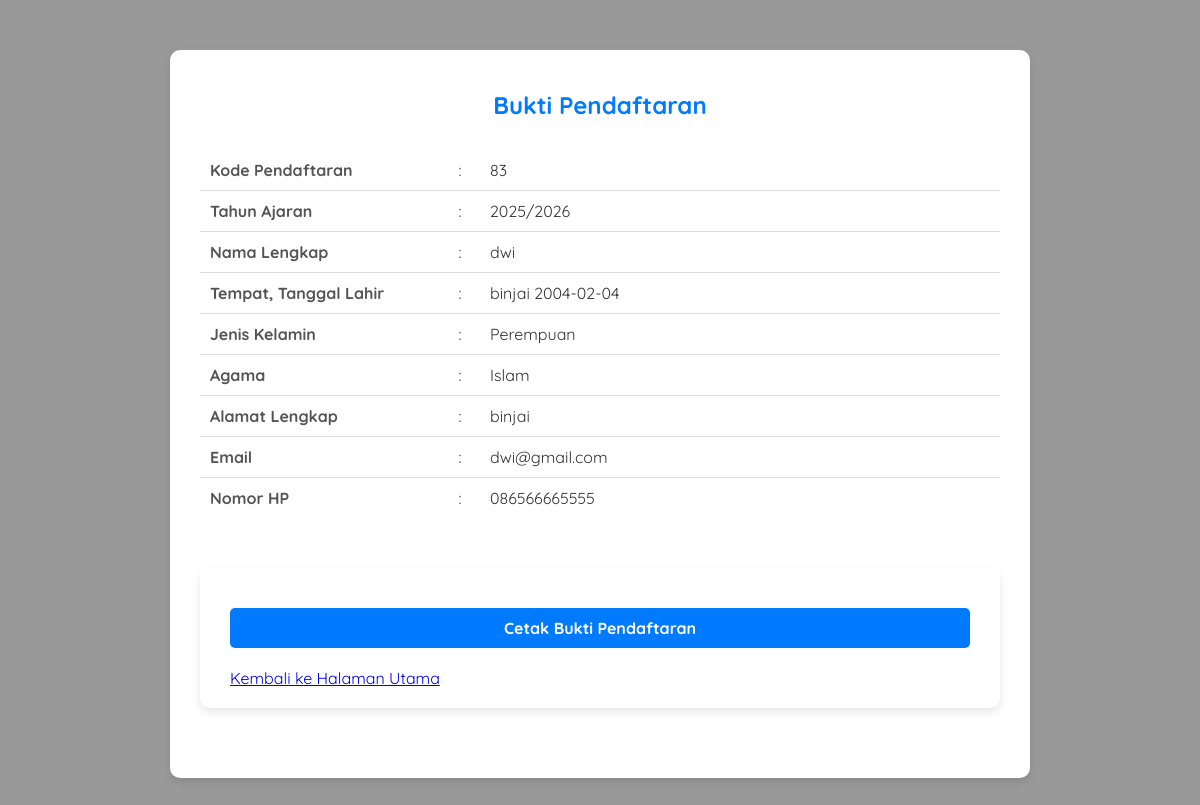
The page /bukti.php?id=83 on the database its author committed.
### tables this page shows
CREATE TABLE `tbl_pendaftaran` (
  `id_pendaftaran` int(11) NOT NULL,
  `tgl_daftar` date NOT NULL,
  `th_ajaran` varchar(9) NOT NULL,
  `jurusan` varchar(50) NOT NULL,
  `nm_peserta` varchar(50) NOT NULL,
  `tempat_lahir` varchar(50) NOT NULL,
  `tgl_lahir` date NOT NULL,
  `jenis_kelamin` enum('Laki-Laki','Perempuan') NOT NULL,
  `agama` varchar(15) NOT NULL,
  `almt_peserta` text NOT NULL,
  `email` varchar(50) NOT NULL,
  `no_hp` varchar(20) NOT NULL,
  `pas_foto` varchar(255) DEFAULT NULL,
  `ktp` varchar(255) NOT NULL,
  `kk` varchar(255) NOT NULL,
  `ijazah` varchar(255) NOT NULL,
  `skl` varchar(255) NOT NULL
);

### bukti.php (the view, shortened to what this page needs)
<?php
include 'koneksi.php';
$peserta = mysqli_query($conn, "SELECT * FROM tbl_pendaftaran WHERE id_pendaftaran = '" .$_GET['id']."' ");
$p = mysqli_fetch_object($peserta);
?>
<body>
    <div class="container">
        <h2>Bukti Pendaftaran</h2>
        <table>
            <tr>
                <td>Kode Pendaftaran</td>
                <td>:</td>
                <td><?php echo ($p->id_pendaftaran ?? '');  ?></td>
            </tr>
            <tr>
                <td>Tahun Ajaran</td>
                <td>:</td>
                <td><?php echo ($p->th_ajaran ?? ''); ?></td>
            </tr>
            <tr>
                <td>Nama Lengkap</td>
                <td>:</td>
                <td><?php echo ($p->nm_peserta ?? ''); ?></td>
            </tr>
            <tr>
                <td>Tempat, Tanggal Lahir</td>
                <td>:</td>
                <td><?php echo ($p->tempat_lahir ?? '') . ' ' . ($p->tgl_lahir ?? ''); ?></td>
            </tr>
            <tr>
                <td>Jenis Kelamin</td>
                <td>:</td>
                <td><?php echo ($p->jenis_kelamin ?? ''); ?></td>
            </tr>
            <tr>
                <td>Agama</td>
                <td>:</td>
                <td><?php echo ($p->agama ?? ''); ?></td>
            </tr>
            <tr>
                <td>Alamat Lengkap</td>
                <td>:</td>
                <td><?php echo ($p->almt_peserta ?? ''); ?></td>
            </tr>
            <tr>
                <td>Email</td>
                <td>:</td>
                <td><?php echo ($p->email ?? ''); ?></td>
            </tr>
            <tr>
                <td>Nomor HP</td>
                <td>:</td>
                <td><?php echo ($p->no_hp ?? ''); ?></td>
            </tr>
        </table>
        <body>
        <div class="container">
        <a href="javascript:window.print()" class="btn-print">Cetak Bukti Pendaftaran</a>
        <a href="index.php" class="btn-back">Kembali ke Halaman Utama</a>
        </div>
        </body>
        </div>
</html>
<!DOCTYPE html>
<html lang="en">
<head>
</head>

### bukti.php (style rules this page uses)
body { font-family: 'Quicksand', sans-serif; margin: 0; padding: 0; background-color: #999; color: #333; }
.container { max-width: 800px; margin: 50px auto; background: #fff; padding: 20px 30px; border-radius: 10px; box-shadow: 0 4px 8px rgba(0, 0, 0, 0.1); }
h2 { font-size: 24px; color: #007bff; text-align: center; margin-bottom: 30px; }
table { width: 100%; border-collapse: collapse; }
table td { padding: 10px; vertical-align: top; border-bottom: 1px solid #ddd; }
table td:first-child { font-weight: bold; color: #555; width: 30%; }
table td:nth-child(2) { width: 5%; text-align: center; }
table tr:last-child td { border-bottom: none; }
.btn-print { display: block; margin: 20px auto; text-align: center; text-decoration: none; background: #007bff; color: #fff; padding: 10px 20px; border-radius: 5px; font-size: 16px; font-weight: bold; transition: background 0.3s ease; }

### rows shown on the page
tbl_pendaftaran: id_pendaftaran "83", th_ajaran "2025/2026", nm_peserta "dwi", tempat_lahir "binjai", tgl_lahir "2004-02-04", jenis_kelamin "Perempuan", agama "Islam", almt_peserta "binjai", email "dwi@gmail.com", no_hp "086566665555"
